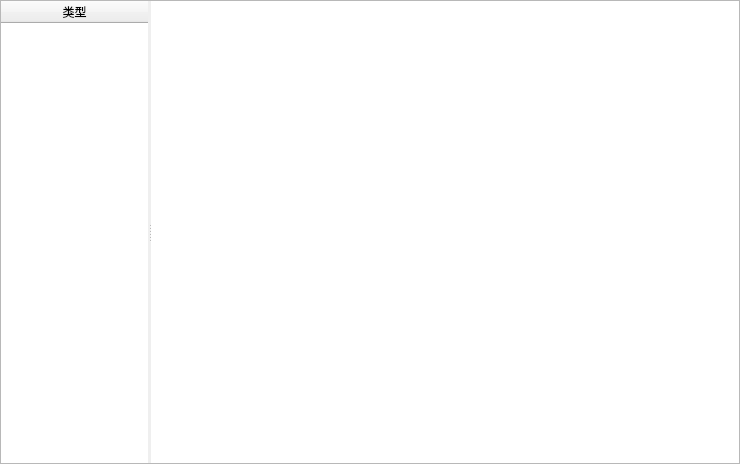
<?xml version="1.0" encoding="UTF-8"?>
<ui version="4.0">
 <class>FileClassifyDlg</class>
 <widget class="QFrame" name="FileClassifyDlg">
  <property name="geometry">
   <rect>
    <x>0</x>
    <y>0</y>
    <width>740</width>
    <height>464</height>
   </rect>
  </property>
  <property name="windowTitle">
   <string>Frame</string>
  </property>
  <property name="frameShape">
   <enum>QFrame::StyledPanel</enum>
  </property>
  <property name="frameShadow">
   <enum>QFrame::Raised</enum>
  </property>
  <layout class="QHBoxLayout" name="horizontalLayout">
   <property name="spacing">
    <number>0</number>
   </property>
   <property name="leftMargin">
    <number>0</number>
   </property>
   <property name="topMargin">
    <number>0</number>
   </property>
   <property name="rightMargin">
    <number>0</number>
   </property>
   <property name="bottomMargin">
    <number>0</number>
   </property>
   <item>
    <widget class="QSplitter" name="splitter">
     <property name="orientation">
      <enum>Qt::Horizontal</enum>
     </property>
     <property name="handleWidth">
      <number>3</number>
     </property>
     <property name="childrenCollapsible">
      <bool>false</bool>
     </property>
     <widget class="QTableWidget" name="tableWidget">
      <property name="sizePolicy">
       <sizepolicy hsizetype="Expanding" vsizetype="Expanding">
        <horstretch>1</horstretch>
        <verstretch>0</verstretch>
       </sizepolicy>
      </property>
      <property name="frameShape">
       <enum>QFrame::NoFrame</enum>
      </property>
      <property name="editTriggers">
       <set>QAbstractItemView::NoEditTriggers</set>
      </property>
      <property name="showGrid">
       <bool>false</bool>
      </property>
      <property name="columnCount">
       <number>1</number>
      </property>
      <attribute name="horizontalHeaderStretchLastSection">
       <bool>true</bool>
      </attribute>
      <column>
       <property name="text">
        <string>类型</string>
       </property>
      </column>
     </widget>
     <widget class="QTableView" name="tableView">
      <property name="sizePolicy">
       <sizepolicy hsizetype="Expanding" vsizetype="Expanding">
        <horstretch>4</horstretch>
        <verstretch>0</verstretch>
       </sizepolicy>
      </property>
      <property name="frameShape">
       <enum>QFrame::NoFrame</enum>
      </property>
      <property name="editTriggers">
       <set>QAbstractItemView::NoEditTriggers</set>
      </property>
      <property name="alternatingRowColors">
       <bool>true</bool>
      </property>
      <property name="selectionBehavior">
       <enum>QAbstractItemView::SelectRows</enum>
      </property>
      <property name="showGrid">
       <bool>false</bool>
      </property>
      <attribute name="horizontalHeaderStretchLastSection">
       <bool>true</bool>
      </attribute>
     </widget>
    </widget>
   </item>
  </layout>
 </widget>
 <resources>
  <include location="QtGuiApplication1.qrc"/>
 </resources>
 <connections/>
</ui>
